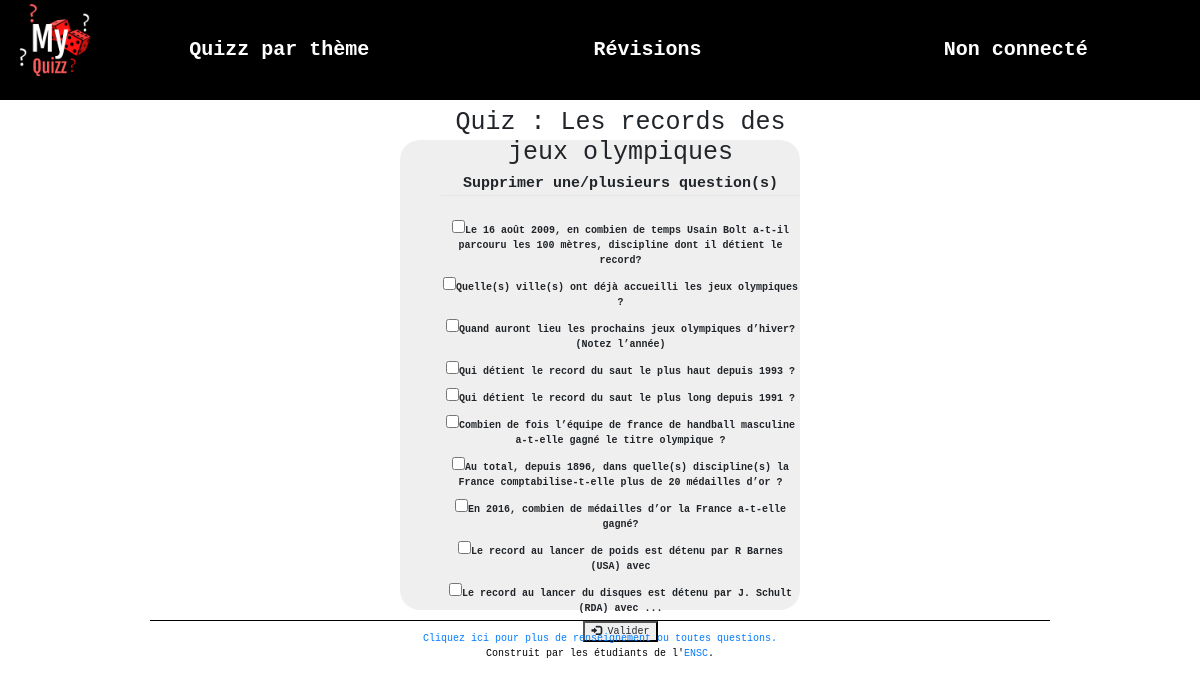
The app's page /suppr_question.php?id=14 with its own data.
### tables this page shows
CREATE TABLE `quiz` (
  `quiz_id` int(11) NOT NULL,
  `quiz_nom` varchar(255) NOT NULL,
  `nbquestions` int(11) NOT NULL DEFAULT 10,
  `datecreation` datetime NOT NULL DEFAULT current_timestamp(),
  `theme_id` int(11) NOT NULL,
  `createur` varchar(255) NOT NULL
);

CREATE TABLE `question` (
  `ques_id` int(11) NOT NULL,
  `ques_cont` text NOT NULL,
  `ques_type` enum('texte','radio','checkbox') NOT NULL,
  `quiz_id` int(11) NOT NULL,
  `ques_num` int(11) NOT NULL
);

### includes/function.php (called while the page is built, shortened)
<?php
function getDb() {
    try{
		return new PDO("mysql:host=localhost;dbname=myquizz;charset=utf8", 'root', '', array(PDO::ATTR_ERRMODE => PDO::ERRMODE_EXCEPTION));
    }
    catch(PDOException $e){
        echo "Erreur : " . $e->getMessage();
    }
}
?>

### suppr_question.php (the view, shortened to what this page needs)
<?php
	require_once "includes/function.php";
	$quizId = $_GET['id'];
	$stmt = getDb()->prepare('select * from quiz where quiz_id=?');
	$stmt->execute(array($quizId));
	$quizs = $stmt->fetch();
	$stmt2 = getDb()->prepare('select * from question where quiz_id=?');
	$stmt2->execute(array($quizId));
	$questions = $stmt2->fetchAll();
?>
<!doctype html>
<html>
	<?php
		require_once "includes/head.php";
	?>
	<body>
		<?php include "includes/header.php"; ?>
			<div class="conteneurconex">
				<form method="post" action="suppr_question.php?id=<?=$quizId?>">
					<div id="connexion">
					<h1> Quiz : <?=$quizs['quiz_nom']?> </h1>
					<fieldset><legend><strong>Supprimer une/plusieurs question(s)</strong></legend><br/>
					<?php foreach ($questions as $ques){ ?>
						<label><input type="checkbox" name="choix[]" value=" <?= $ques['ques_id'] ?>"/><?= $ques['ques_cont'] ?></label>
					<?php } ?>
				   <br/>
					<button type="submit" name="validation" class="boutonC"><span class="glyphicon glyphicon-log-in"></span> Valider</button>
					</div>
				</form>
		</div>
	<?php require_once "includes/footer.php"; ?>
	</body>
</html>

### css/style.css (style rules this page uses)
body { width:100%; font-family : Courier New; }
.conteneurconex { font-family:Courier New,'Gill Sans', 'Gill Sans MT', Calibri, 'Trebuchet MS', sans-serif; margin-left:auto; margin-right:auto; margin-top : 40px; border-radius: 20px; width : 400px; height: 470px; display: flex; align-items:center; background: #EFEFEF; }
#connexion { display: block; margin-left: 40px; padding-left:1px; text-align:center; font-family:Courier New,'Gill Sans', 'Gill Sans MT', Calibri, 'Trebuchet MS', sans-serif; }

### records on screen
quiz: quiz_nom "Les records des jeux olympiques"
question: ques_cont "Le 16 août 2009, en combien de temps Usain Bolt a-t-il parcouru les 100 mètres, discipline dont il détient le record?"
question: ques_cont "Quelle(s) ville(s) ont déjà accueilli les jeux olympiques ?"
question: ques_cont "Quand auront lieu les prochains jeux olympiques d’hiver? (Notez l’année)"
question: ques_cont "Qui détient le record du saut le plus haut depuis 1993 ?"
question: ques_cont "Qui détient le record du saut le plus long depuis 1991 ?"
question: ques_cont "Combien de fois l’équipe de france de handball masculine a-t-elle gagné le titre olympique ?"
question: ques_cont "Au total, depuis 1896, dans quelle(s) discipline(s) la France comptabilise-t-elle plus de 20 médailles d’or ?"
question: ques_cont "En 2016, combien de médailles d’or la France a-t-elle gagné?"
question: ques_cont "Le record au lancer de poids est détenu par R Barnes (USA) avec"
question: ques_cont "Le record au lancer du disques est détenu par J. Schult (RDA) avec ..."
